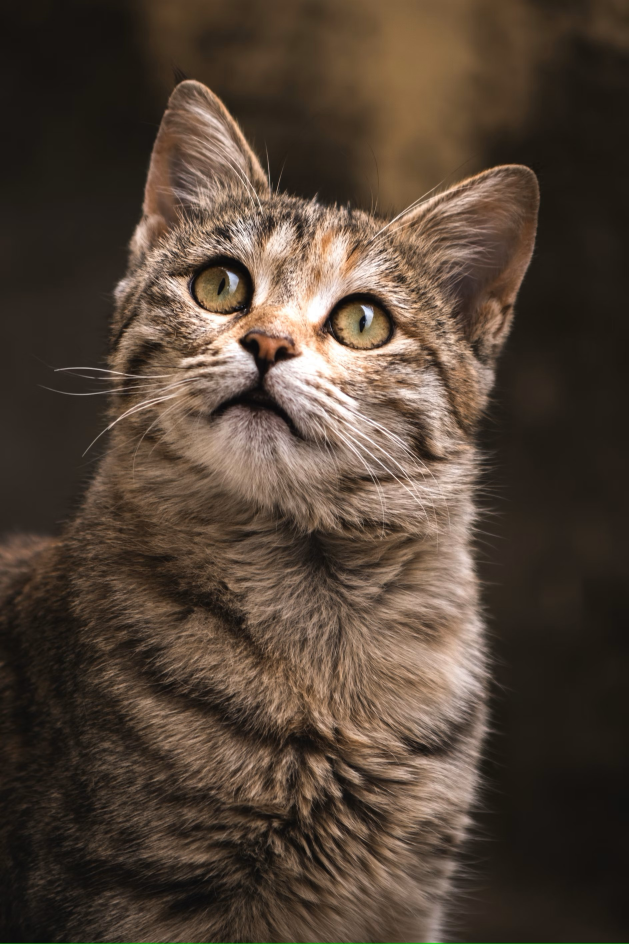
#> input picture cat.jpg, 1887 x 2831 px (shown at 1/3 size)
$ python image2ascii.py
#> lines starting #> are read from the running program, lines starting #| are printed output that depends on the picture
#!/usr/bin/env python
# coding: utf-8

from matplotlib import pyplot as plt
from skimage import io, transform
import os


size = (75, 150)
density = '        _.,-=+:;cba!?0123456789$W#@Ñ'


def img_init(img):
    img = transform.resize(img, size)
    img = (img * 255).astype('uint8')
    return img


def makeText(img):
    ascii_img = ''
    for i in range(size[0]):
        for j in range(size[1]):
            ascii_img += density[int(((img[i, j]) / 255) * len(density))]
        ascii_img += '\n'
    return ascii_img


if __name__ == '__main__':
    img1 = io.imread('cat.jpg', as_gray=True)
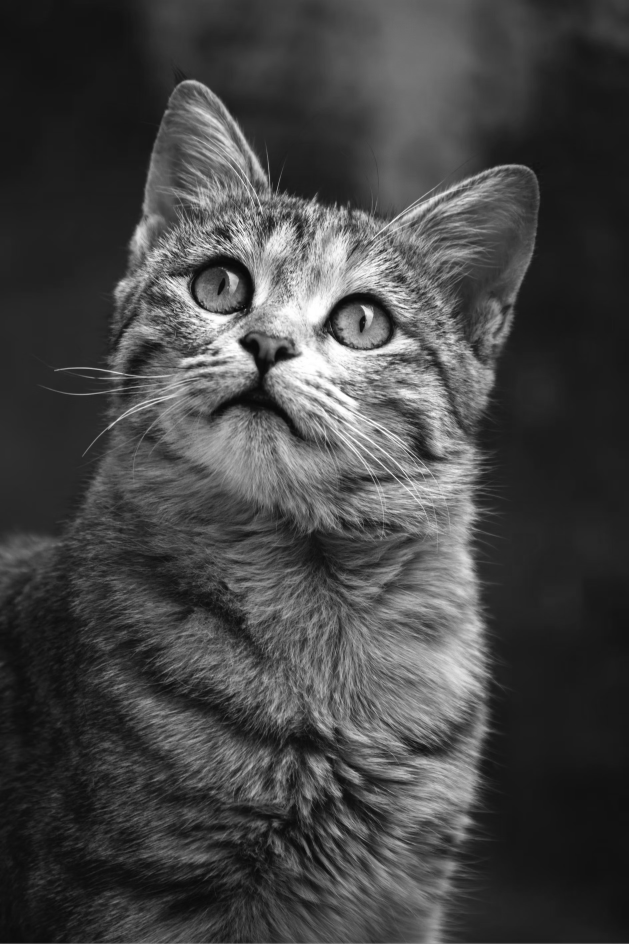
#> img1: shape (2831, 1887) float64 (shown at 1/3 size); min 0.0025, max 1, mean 0.272
    img = img_init(img1)
#> in img_init, `img = transform.resize(img, size)`:
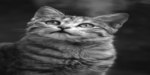
#> img: shape (75, 150) float64; min 0.0624, max 0.987, mean 0.272
    os.system('cls')
    print(makeText(img))
#> (printed output is left out)

    fig, axs = plt.subplots(1, 2)
    fig.suptitle('images')
    axs[0].imshow(img1, cmap='gray')
    axs[1].imshow(img, cmap='gray')
    plt.show()
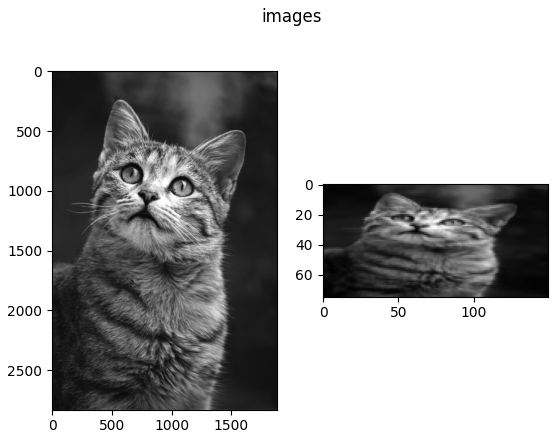
#> figure drawn by matplotlib, 2 panels
